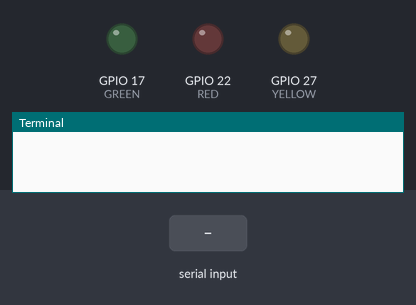
Recording of a program running on a simulated Raspberry Pi (BCM pin numbers). Shown: output pins drawn as LEDs (lit = HIGH), the last lines printed to the terminal. Inputs (shaded band) come from the test bench.

Above: at 1.2 s.
1.3 s: "1" typed at the terminal, then Enter
At 1.4 s:
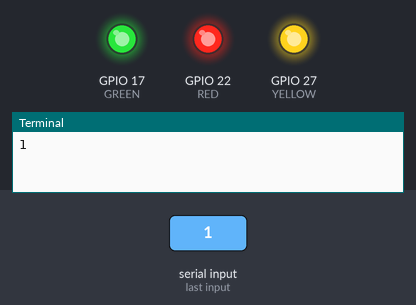
Timing chart, 0 to 4.3 s (numbered marks = the images above; inputs shaded):
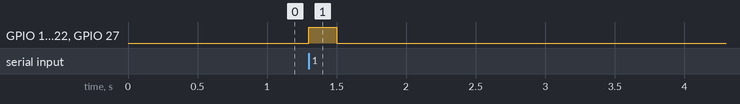

Measured:
- after the input at 1.3 s, GPIO 17 (GREEN), GPIO 22 (RED), GPIO 27 (YELLOW): LOW → HIGH at once, → LOW 0.20 s later

The program:

querylog_led.py
```python
#!/usr/bin/python

import sys, re
import wiringpi
from time import sleep

GREEN = 17
YELLOW = 27
RED = 22

wiringpi.wiringPiSetupGpio()
wiringpi.pinMode(GREEN, 1)
wiringpi.pinMode(YELLOW, 1)
wiringpi.pinMode(RED, 1)

regex = re.compile(r'^\d+.*')

while 1:
	line = sys.stdin.readline()
	if regex.search(line) is not None:
		statusGreen = wiringpi.digitalRead(GREEN)
		statusYellow = wiringpi.digitalRead(YELLOW)
		statusRed = wiringpi.digitalRead(RED)

		wiringpi.digitalWrite(GREEN, not statusGreen)
		wiringpi.digitalWrite(YELLOW, not statusYellow)
		wiringpi.digitalWrite(RED, not statusRed)
		sleep(0.2)
		wiringpi.digitalWrite(GREEN, statusGreen)
		wiringpi.digitalWrite(YELLOW, statusYellow)
		wiringpi.digitalWrite(RED, statusRed)
```
